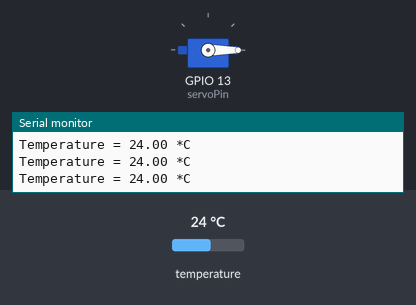
Bench run of a sketch on a simulated ESP32. On the bench: servo, the last lines printed to the serial monitor. Inputs (shaded band) come from the test bench; at power-on: temperature 24 °C.

Above: at 1.2 s.
1.3 s: temperature set to 29.4 °C
2.8 s: temperature set to 30.5 °C
At 3.3 s:
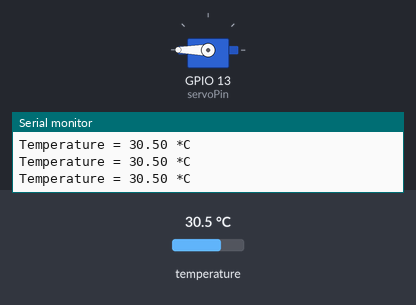
4.3 s: temperature set to 12 °C
At 5.5 s:
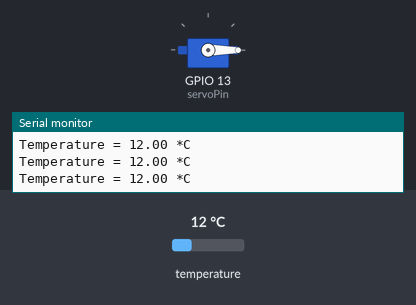
5.8 s: temperature set to 33 °C
At 6.7 s:
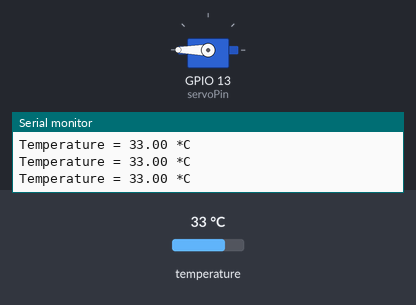
Timing chart, 0 to 8.3 s (numbered marks = the images above; inputs shaded):
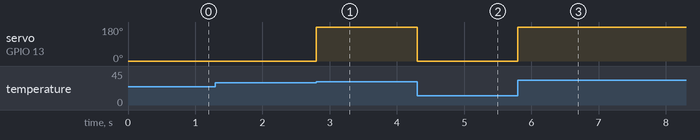

The sketch:

fireext.ino
```cpp
#include <Wire.h>
#include <SPI.h>
#include <Adafruit_BMP280.h>
#include <ESP32Servo.h>

#define BMP_SCK  (13)
#define BMP_MISO (12)
#define BMP_MOSI (11)
#define BMP_CS   (10)

Adafruit_BMP280 bmp; // I2C

Servo myservo;  // create servo object to control a servo
// 16 servo objects can be created on the ESP32

int pos = 0;    // variable to store the servo position
// Recommended PWM GPIO pins on the ESP32 include 2,4,12-19,21-23,25-27,32-33
int servoPin = 13;
int timer = millis();

void setup() {
  // Allow allocation of all timers
  ESP32PWM::allocateTimer(0);
  ESP32PWM::allocateTimer(1);
  ESP32PWM::allocateTimer(2);
  ESP32PWM::allocateTimer(3);
  myservo.setPeriodHertz(50);    // standard 50 hz servo
  myservo.attach(servoPin, 500, 2400); // attaches the servo on pin 18 to the servo object
  // using default min/max of 1000us and 2000us
  // different servos may require different min/max settings
  // for an accurate 0 to 180 sweep

  Serial.begin(9600);
  while ( !Serial ) delay(100);   // wait for native usb
  Serial.println(F("BMP280 test"));
  unsigned status;
  //status = bmp.begin(BMP280_ADDRESS_ALT, BMP280_CHIPID);
  status = bmp.begin(0x76);
  if (!status) {
    Serial.println(F("Could not find a valid BMP280 sensor, check wiring or "
                      "try a different address!"));
    Serial.print("SensorID was: 0x"); Serial.println(bmp.sensorID(),16);
    Serial.print("        ID of 0xFF probably means a bad address, a BMP 180 or BMP 085\n");
    Serial.print("   ID of 0x56-0x58 represents a BMP 280,\n");
    Serial.print("        ID of 0x60 represents a BME 280.\n");
    Serial.print("        ID of 0x61 represents a BME 680.\n");
    while (1) delay(10);
  }

  /* Default settings from datasheet. */
  bmp.setSampling(Adafruit_BMP280::MODE_NORMAL,     /* Operating Mode. */
                  Adafruit_BMP280::SAMPLING_X2,     /* Temp. oversampling */
                  Adafruit_BMP280::SAMPLING_X16,    /* Pressure oversampling */
                  Adafruit_BMP280::FILTER_X16,      /* Filtering. */
                  Adafruit_BMP280::STANDBY_MS_500); /* Standby time. */
}

void loop() {
  if(bmp.readTemperature() > 30){
      myservo.write(180);
    }
   else{
      myservo.write(0);
    }
    if(millis()-timer > 100){

    Serial.print(F("Temperature = "));
    Serial.print(bmp.readTemperature());
    Serial.println(" *C");
      timer = millis();
    }
}
```

Measured:
- the behaviour switches between 30 and 30.1 °C on temperature (found by bisection; images 0 and 1)
- after the input at 2.8 s, servo on GPIO 13 (servoPin): 0° → 180° at once
- after the input at 4.3 s, servo on GPIO 13 (servoPin): 180° → 0° at once
- after the input at 5.8 s, servo on GPIO 13 (servoPin): 0° → 180° at once
